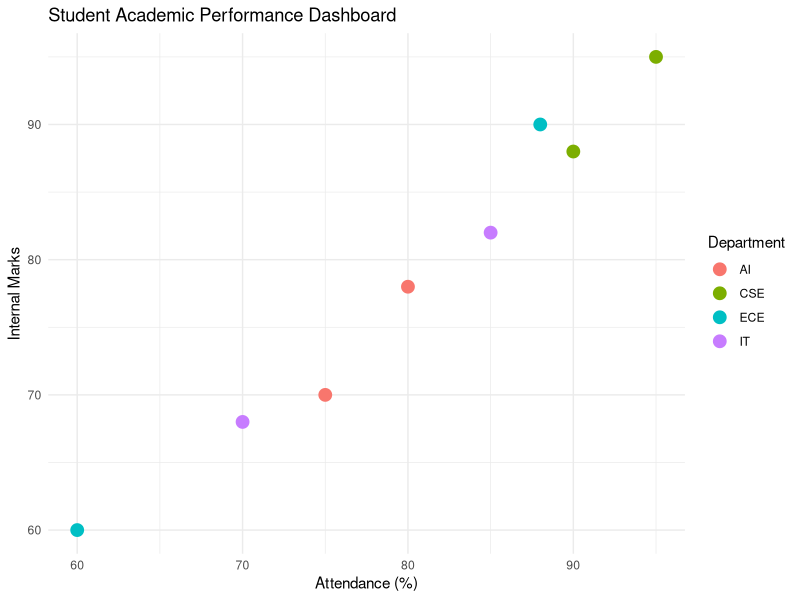

Write the R code that produced this figure.
# Install ggplot2 if not already installed
# install.packages("ggplot2")

library(ggplot2)

student_data <- data.frame(
  Student_ID = c(101,102,103,104,105,106,107,108),
  Attendance = c(90,75,85,60,95,80,70,88),
  Internal_Marks = c(88,70,82,60,95,78,68,90),
  Department = c("CSE","AI","IT","ECE","CSE","AI","IT","ECE")
)

# Scatter Plot
ggplot(student_data,
       aes(x = Attendance,
           y = Internal_Marks,
           color = Department)) +
  geom_point(size = 4) +
  labs(
    title = "Student Academic Performance Dashboard",
    x = "Attendance (%)",
    y = "Internal Marks",
    color = "Department"
  ) +
  theme_minimal()
